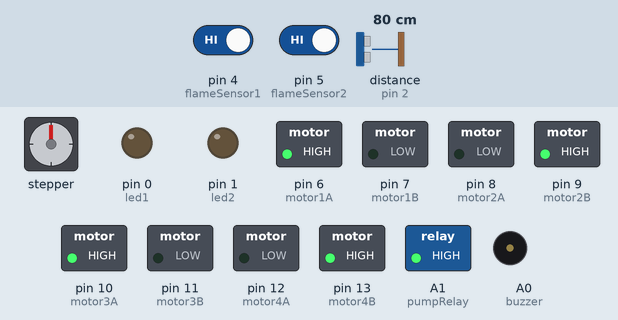
This sketch was run on a simulated Arduino Uno, built with avr-gcc and run on an emulated ATmega328P. Shown: stepper motor, switched loads named in the sketch (green lamp = pin HIGH), output pins drawn as LEDs (lit = HIGH), buzzer (waves = sounding). Wiring (inferred from the names in the program): stepper motor (2048 steps per turn assumed): coils A2, A3, A4, A5. Dashed ring = blinking. The inputs (shaded band) are chosen by the test bench; at power-on: pin 4 (flameSensor1) HIGH, pin 5 (flameSensor2) HIGH, distance to the obstacle (sensor on pin 2) 80 cm. The echo pulse lasts 58.3 µs per cm; pins used as bus, display or sensor lines are not drawn.

Above: at 6.2 s.
6.3 s: pin 4 (flameSensor1) driven LOW
At 6.9 s:
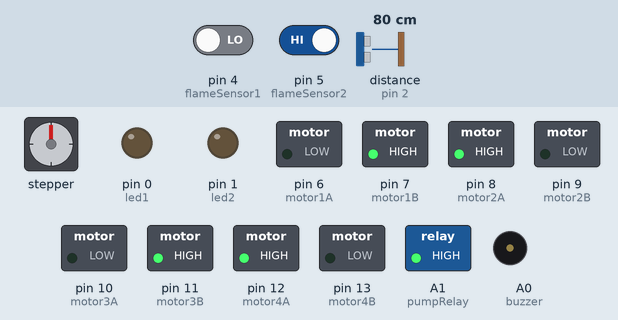
7.9 s: pin 5 (flameSensor2) driven LOW
At 8.1 s:
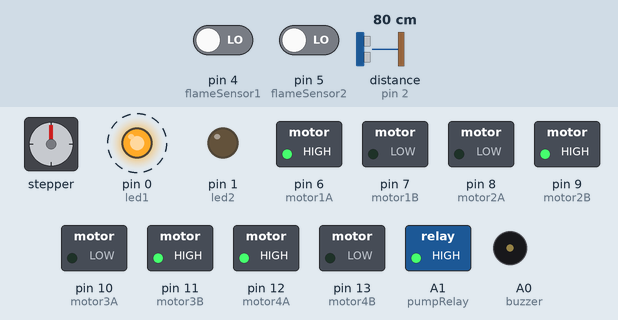
At 8.95 s:
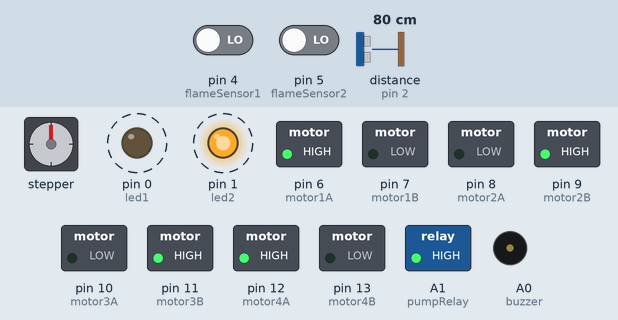
Timing chart, 0 to 13.5 s (numbered marks = the images above; inputs shaded):
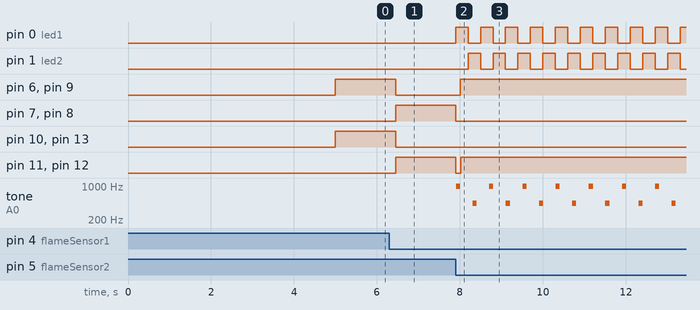

The sketch:

FireCar.ino
```cpp
#include <Stepper.h>

// LED diódy
const int led1 = 0;
const int led2 = 1;

// Ultrazvukový senzor HC
const int trigPin = 3;
const int echoPin = 2;

// IR senzory ohňa
const int flameSensor1 = 4;  // Flame sensor 1
const int flameSensor2 = 5;  // Flame sensor 2

// Motory 1, 2, 3, 4
const int motor1A = 6;  // Motor 1
const int motor1B = 7;  // Motor 1
const int motor2A = 8;  // Motor 2
const int motor2B = 9;  // Motor 2
const int motor3A = 10;  // Motor 3
const int motor3B = 11;  // Motor 3
const int motor4A = 12;  // Motor 4
const int motor4B = 13;  // Motor 4

// Reproduktor
const int buzzer = A0;  // Analog pin used as digital

// Relé a krokový motor
const int pumpRelay = A1;  // Relay control for water pump
const int stepperControl1 = A2;  // Stepper motor control 1
const int stepperControl2 = A3;  // Stepper motor control 2
const int stepperControl3 = A4;  // Stepper motor control 3
const int stepperControl4 = A5;  // Stepper motor control 4

// Premenné
int state;
int stepperState;

// Debouncing
unsigned long debounceTime;
unsigned long lastFlameDetectedTime;
bool flameDebounced;
unsigned long lastFlameDetectedTime2;
bool flameDebounced2;

static unsigned long previousMillis = 0;
 static unsigned long previousMillisBuzzer = 0;
static int blinkState = 0;

static int blink = 0;

// Inicializácia krokového motora
Stepper myStepper(2038, stepperControl1, stepperControl3, stepperControl2, stepperControl4);

void setup() {

  // Inicializácia

  lastFlameDetectedTime = 0;
  lastFlameDetectedTime2 = 0;
  debounceTime = 150;
  flameDebounced = false;
  flameDebounced2 = false;
  state = 0;
  stepperState = 1;

  // Piny motorov sú OUTPUT
  pinMode(motor1A, OUTPUT);
  pinMode(motor1B, OUTPUT);
  pinMode(motor2A, OUTPUT);
  pinMode(motor2B, OUTPUT);
  pinMode(motor3A, OUTPUT);
  pinMode(motor3B, OUTPUT);
  pinMode(motor4A, OUTPUT);
  pinMode(motor4B, OUTPUT);

  // Piny IR senzorov sú INPUT
  pinMode(flameSensor1, INPUT);
  pinMode(flameSensor2, INPUT);

  // Piny LED diód sú OUTPUT
  pinMode(led1, OUTPUT);
  pinMode(led2, OUTPUT);

  // Pin reproduktora je OUTPUT
  pinMode(buzzer, OUTPUT);

  // Piny ultrazvukového senzora sú aj OUTPUT aj INPUT
  pinMode(trigPin, OUTPUT);
  pinMode(echoPin, INPUT);

  // Piny relé a krokového motora sú OUTPUT
  pinMode(pumpRelay, OUTPUT);
  pinMode(stepperControl1, OUTPUT);
  pinMode(stepperControl2, OUTPUT);
  pinMode(stepperControl3, OUTPUT);
  pinMode(stepperControl4, OUTPUT);

  // Nastavenie relé vodnej pumpy na HIGH (vypnutý stav)
  digitalWrite(pumpRelay, HIGH);

  // Čakanie na začiatku programu, čas na umiestnenie auta na zem
  delay(5000);
}

void loop() {

  if(blink == 1){
    blinkLEDs();
    activateBuzzer();
  }

  // Premenná state riadi chod nekonečnej slučky loop
  if (state == 0) {
    tankDrive(HIGH, LOW, LOW, HIGH, HIGH, LOW, LOW, HIGH);
    if (flameDetected()) {
      state = 1;
    }
  } else if (state == 1) {
    state = 10;
    alignWithFlame();
    blink = 1;
    //delay(100);
  } else if (state == 2){
    state = 5;
    moveToDistance(23);
  } else if (state == 3){
    blink = 0;
    digitalWrite(led1, LOW);
    digitalWrite(led2, LOW);
    digitalWrite(pumpRelay, LOW);
    if(stepperState == 1){
      state = 10;
      int count = 3;
      // Hasenie ohňa
      while(count > 0){
        myStepper.setSpeed(1);
        myStepper.step(40);
        myStepper.step(-40);
        myStepper.step(-40);
        myStepper.step(40);
        count--;
      }
      // Vypnutie vodnej pumpy cez relé a vypnutie krokového motora
      digitalWrite(pumpRelay, HIGH);
      digitalWrite(A2, LOW);
      digitalWrite(A3, LOW);
      digitalWrite(A4, LOW);
      digitalWrite(A5, LOW);
      // Kontrola ohňa, ak je stále prítomný, opakuj hasenie, ak je uhasený, hľadaj ďalší oheň
      if(flameDetected()){
        state = 3;
        delay(200);
      } else {
        state = 0;
        delay(2000);
      }
    }
  }
}


void tankDrive(int motor1Adir, int motor1Bdir, int motor2Adir, int motor2Bdir,int motor3Adir, int motor3Bdir, int motor4Adir, int motor4Bdir) {
  digitalWrite(motor1A, motor1Adir);
  digitalWrite(motor1B, motor1Bdir);

  digitalWrite(motor2A, motor2Adir);
  digitalWrite(motor2B, motor2Bdir);

  digitalWrite(motor3A, motor3Adir);
  digitalWrite(motor3B, motor3Bdir);

  digitalWrite(motor4A, motor4Adir);
  digitalWrite(motor4B, motor4Bdir);
}

bool flameDetected() {
  // Kontrolujte, či aspoň jeden senzor vidí oheň (LOW)
  if (digitalRead(flameSensor1) == LOW || digitalRead(flameSensor2) == LOW) {
    // Zaznamená čas prvej detekcie
    if (!flameDebounced) {
      lastFlameDetectedTime = millis();
      flameDebounced = true;
    }

    // Kontrolujte, či bol plameň videný aspoň bo dobu debounceTime
    if (millis() - lastFlameDetectedTime > debounceTime) {
      return true;
    }
  } else {
    // Resetujte debouncing, ak plameň nebol videný
    flameDebounced = false;
  }

  return false;
}

bool flameDetectedOneSensor(int sensor) {
  // Kontrolujte, či daný senzor vidí oheň (LOW)
  if (digitalRead(sensor) == LOW) {

    // Zaznamená čas prvej detekcie
    if (!flameDebounced) {
      lastFlameDetectedTime2 = millis();
      flameDebounced2 = true;
    }

    // Kontrolujte, či bol plameň videný aspoň bo dobu debounceTime
    if (millis() - lastFlameDetectedTime2 > debounceTime) {
      return true;
    }
  } else {
    // Resetujte debouncing, ak plameň nebol videný
    flameDebounced2 = false;
  }

  return false;
}

void blinkLEDs() {
  unsigned long currentMillis = millis();

  // Blikanie LED diódami ako hasiči
  if (currentMillis - previousMillis >= 300) {
    previousMillis = currentMillis;

    if (blinkState == 0) {
      digitalWrite(led1, HIGH);
      digitalWrite(led2, LOW);
      blinkState = 1;
    } else {
      digitalWrite(led1, LOW);
      digitalWrite(led2, HIGH);
      blinkState = 0;
    }
  }
}

void activateBuzzer() {
  unsigned long currentMillis = millis();
  static int buzzState = 0;

  // Hraj tón, zmeň ho každých 400ms
  if (currentMillis - previousMillisBuzzer >= 400) {
    previousMillisBuzzer = currentMillis;
    digitalWrite(buzzer, HIGH);
    if (buzzState == 0) {
      for (int hz = 440; hz < 1000; hz++) {
        tone(buzzer, hz, 100);
      }
    } else {
      for (int hz = 1000; hz > 440; hz--) {
        tone(buzzer, hz, 100);
      }
    }
    digitalWrite(buzzer, LOW);
    buzzState = 1 - buzzState;  // Toggle the state (0 becomes 1, 1 becomes 0)
  }
}

void alignWithFlame() {
  //Zastaví auto pred zarovnávaním s plameňom
    tankDrive(LOW, LOW, LOW, LOW, LOW, LOW, LOW, LOW);

    // Otočí auto do potrebného smeru tak, aby oba senzory videli oheň
    if(!digitalRead(flameSensor1)){
      while (!flameDetectedOneSensor(flameSensor2)) {
        tankDrive(LOW, HIGH, HIGH, LOW, LOW, HIGH, HIGH, LOW);
      }
    }else if (!digitalRead(flameSensor2)){
      while (!flameDetectedOneSensor(flameSensor1)) {
        tankDrive(HIGH, LOW, LOW, HIGH, HIGH, LOW, LOW, HIGH);
      }
    }

    tankDrive(LOW, LOW, LOW, LOW, LOW, LOW, LOW, LOW);
    state = 2;

}

void moveToDistance(int targetDistance) {
    int distance = 0;
    unsigned long previousMillis = millis();
    unsigned long interval = 100;  // Set the interval to 100 milliseconds

    while (state == 5) {
        blinkLEDs();
        activateBuzzer();
        // Check if the specified interval has passed
        if (millis() - previousMillis >= interval) {
            // Update the previousMillis for the next iteration
            previousMillis = millis();

            // Vyšle signál a odmeria vzdialenosť
            digitalWrite(trigPin, LOW);
            delayMicroseconds(2);
            digitalWrite(trigPin, HIGH);
            delayMicroseconds(10);
            digitalWrite(trigPin, LOW);
            unsigned long duration = pulseIn(echoPin, HIGH);
            distance = duration * 0.034 / 2;

            if (distance > targetDistance) {
                // Hýbe sa ďalej ak je moc ďaleko
                tankDrive(HIGH, LOW, LOW, HIGH, LOW, HIGH, HIGH, LOW);
            } else {
                // Zastaví ak už dosiahol danú vzdialenosť
                tankDrive(LOW, LOW, LOW, LOW, LOW, LOW, LOW, LOW);
                state = 3;
            }
        }
    }
}
```

Measured:
- after the input at 6.3 s, pin 6 (motor1A), pin 9 (motor2B), pin 10 (motor3A), pin 13 (motor4B): HIGH → LOW after 0.15 s; pin 7 (motor1B), pin 8 (motor2A), pin 11 (motor3B), pin 12 (motor4A): LOW → HIGH after 0.15 s
- after the input at 7.9 s, pin 0 (led1): alternates HIGH for 0.30 s and LOW for 0.30 s, starting at once; pin 1 (led2): alternates HIGH for 0.30 s and LOW for 0.30 s, starting after 0.30 s
